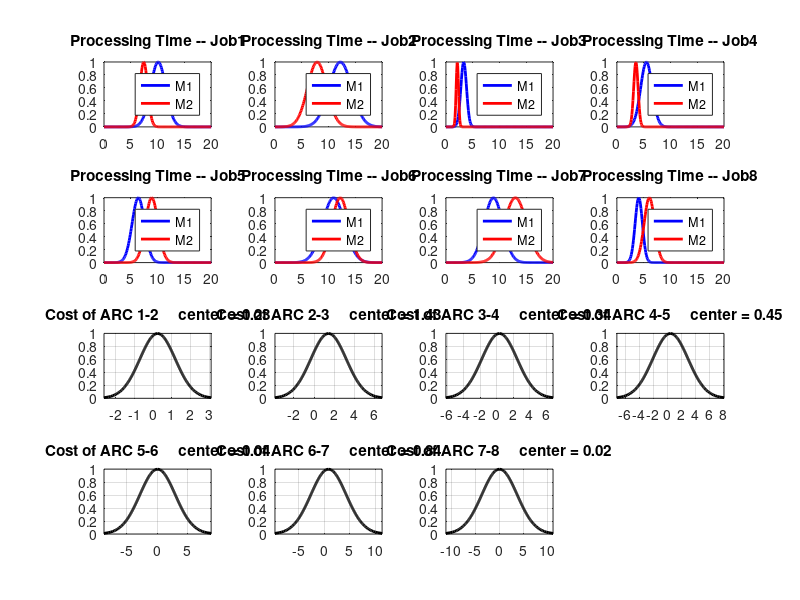

Write the MATLAB code that produced this figure.
clear
clc;
% SHAHAB SOTUDIAN-------94125091
% SCHEDULING ASSIGNMENT----Fuzzy Gilmore and Gomory Alg
% 8 Jobs
% 2 Machines
load ('Data.mat');
table=[];
z=JobsData;
t=JobsData;
i=1;
% fi sorting
SIGMAm1=JobsData(3,:);
MEANm1=JobsData(2,:);
SIGMAm2=JobsData(5,:);
MEANm2=JobsData(4,:);
x1=cell(8,1);
y1=cell(8,1);
x2=cell(8,1);
y2=cell(8,1);
%% Gaussian membership function Processing time machine 1
for i=1:1:8
 x1{i}=0:0.1:20;
 y1{i}= gaussmf(x1{i},[SIGMAm1(i) MEANm1(i)]);
end
%% Gaussian membership function Processing time machine 2
for i=1:1:8
 x2{i}=0:0.1:20;
 y2{i}= gaussmf(x2{i},[SIGMAm2(i) MEANm2(i)]);
 end

% we havent similar PT 
for i=1:1:8
   s=find(t(4,:)==min(t(4,:)));
   z(:,i)=t(:,s);
   t(:,s)=1000;
end

% eQ
t2=JobsData;
eQ=t2(1:2,:);
for i=1:1:8
   s=find(t2(2,:)==min(t2(2,:)));
   eQ(:,i)=t2(2:3,s);
   t2(:,s)=1000;
end


table(1,:)=JobsData(1,:); 
table(2,:)=z(4,:);  
table(3,:)=z(5,:); 
table(4,:)=z(2,:);
table(5,:)=z(3,:);
table(6,:)=eQ(1,:);
table(7,:)=eQ(2,:);

b=table(4:5,:);
for i=1:8
    w=find(b(1,:)==eQ(1,i));
    table(8,i)=table(1,w(1));
    b(:,w(1))=1000;
end

  %% ************ COST
for m=1:7
  
% MAX 
sigma1=table(3,m);
mean1=table(2,m);
sigma2=table(7,m);
mean2=table(6,m);
alfa=0;
y=[];
for i=1:1:101
    alfa=(i-1)/100;
   y(i)=alfa;
smax1(i)=max((mean1-sigma1*sqrt((-2)*log(alfa))),(mean2-sigma2*sqrt((-2)*log(alfa))));
smax2(i)=max((mean1+sigma1*sqrt((-2)*log(alfa))),(mean2+sigma2*sqrt((-2)*log(alfa))));
end
 smax2=sort(smax2);
 smax2(1)=[];
 Lmax(m,:)=cat(2,smax1,smax2);
 


 %% MIN
Sigma1=table(3,m+1);
Mean1=table(2,m+1);
Sigma2=table(7,m+1);
Mean2=table(6,m+1);
 alfa=0;
yy=[];
for i=1:1:101
    alfa=(i-1)/100;
   yy(i)=alfa;
smin1(i)=min((Mean1-Sigma1*sqrt((-2)*log(alfa))),(Mean2-Sigma2*sqrt((-2)*log(alfa))));
smin2(i)=min((Mean1+Sigma1*sqrt((-2)*log(alfa))),(Mean2+Sigma2*sqrt((-2)*log(alfa))));
end  
smin2=sort(smin2);
 smin2(1)=[];
 Lmin(m,:)=cat(2,smin1,smin2);  
 
 %% Subtraction
 
  for i=1:100
SIGLmin(m,i)=(Lmin(m,i)- Lmin(m,101))/sqrt(-2*log(yy(i)));
  end
  vv=SIGLmin(m,5:55);
sigmaLmin=abs(mean(vv));

for i=1:100
SIGLmax(m,i)=(Lmax(m,i)- Lmax(m,101))/sqrt(-2*log(yy(i)));
  end
  aa=SIGLmax(m,5:55);
sigmaLmax=abs(mean(aa));


for i=1:1:101
    alfa=(i-1)/100;
   y(i)=alfa;
s1(i)=(Lmin(m,101)-sigmaLmin*sqrt((-2)*log(alfa)))-(Lmax(m,101)+sigmaLmax*sqrt((-2)*log(alfa)));
s2(i)=(Lmin(m,101)+sigmaLmin*sqrt((-2)*log(alfa)))-(Lmax(m,101)-sigmaLmax*sqrt((-2)*log(alfa)));
end
s2=sort(s2);
 s2(1)=[];
 Q(m,:)=cat(2,s1,s2);  
     
 C(m)=max(0,Q(m,101));
end
C(m+1)=1000000;

 table(9,:)=C;

%% New arcs
for i=1:8
 SS(1,i)=table(1,i);
SS(2,i)=table(8,i);
end

disp( ' initial  Graph')
for i=1:8
    disp([ ' Arc ',num2str(i),'   ====>   ' , num2str(SS(1,i)),' - ',num2str(SS(2,i))])
end

%  G=digraph(SS(1,:),SS(2,:),'OmitSelfLoops');
% p = plot(G,'EdgeColor','g','NodeColor','k','LineStyle','-','LineWidth',4,'MarkerSize',5);


disp( 'All Costs')
for i=1:7
    disp([ ' The cost of Suggested Arcs ',num2str(i),'-',num2str(i+1),' is ', num2str(C(i))])
 end
disp( 'Which arcs do you want to connect?(Yes-->1 , No-->0) ')
for i=1:7
    disp([ ' The Suggested Arcs ',num2str(i),'-',num2str(i+1),'  Cost:', num2str(C(i))])
    M(i)=input('');
end
  
 

l=find(M==1);
u=size(l);
for i=1:u(2)
disp([ ' New Arcs ',num2str(i),'   ====>   ' , num2str(l(i)),' - ',num2str((l(i)+1))])
end
n=1;
m=1;

%% Group 1 and 2

G1=[];
G2=[];
for i=1:u(2)
if table(6,l(i))>=table(2,l(i))
G1(m)=l(i);
m=m+1;
else
G2(n)=l(i);
n=n+1;
end
end

G2sort=sort(G2);
G1sort=sort(G1,'descend');
K1=size(G2sort);
K2=size(G1sort);

disp(' Group 1 ');
for i=1:K2(2)
disp([num2str(G1sort(i)),' - ',num2str((G1sort(i)+1))])
end
disp(' Group 2 ');
for i=1:K1(2)
disp([num2str(G2sort(i)),' - ',num2str((G2sort(i)+1))])
end

for i=1:K1(2)
    G2sort(2,i)=G2sort(1,i)+1;
end
for i=1:K2(2)
    G1sort(2,i)=G1sort(1,i)+1;
end
P= cat(2, G1sort, G2sort);
result(1,:)=table(1,:);
for y=1:8
    i=y;
    for j=(K2(2)+K1(2)):-1:1
        
        if i~=P(1,j) && i~=P(2,j)
           N=i;
        elseif i~=P(1,j) && i==P(2,j)
           N=P(1,j);
        elseif   i==P(1,j) && i~=P(2,j)
           N=P(2,j);
        end
        i=N;
    end
        result(2,y)=table(8,i);
end
disp(' Best Schedule ');
for i=1:8
    z1=result(1,i);
    z2=result(2,i);
disp([num2str(z1),'--' , num2str(z2)]);
end

%% plotting PT in M1 & M2
for i=1:8
   
subplot(4,4,i)
plot(x1{i},y1{i},'b','LineWidth',2)
hold on
plot(x2{i},y2{i},'r','LineWidth',2)
title(['Processing Time -- Job',num2str(i)]);
legend('M1','M2');

end


xx=fliplr(yy);
xx(1)=[];
cc=cat(2,yy,xx);
for i=1:7
 subplot(4,4,i+8)
p1=plot(Q(i,:),cc,'k','LineWidth',2,'MarkerEdgeColor','b');
grid
axis tight
hold on
title(['Cost of ARC ',num2str(i),'-',num2str(i+1),'     center = ',num2str(Q(i,101))]);
end